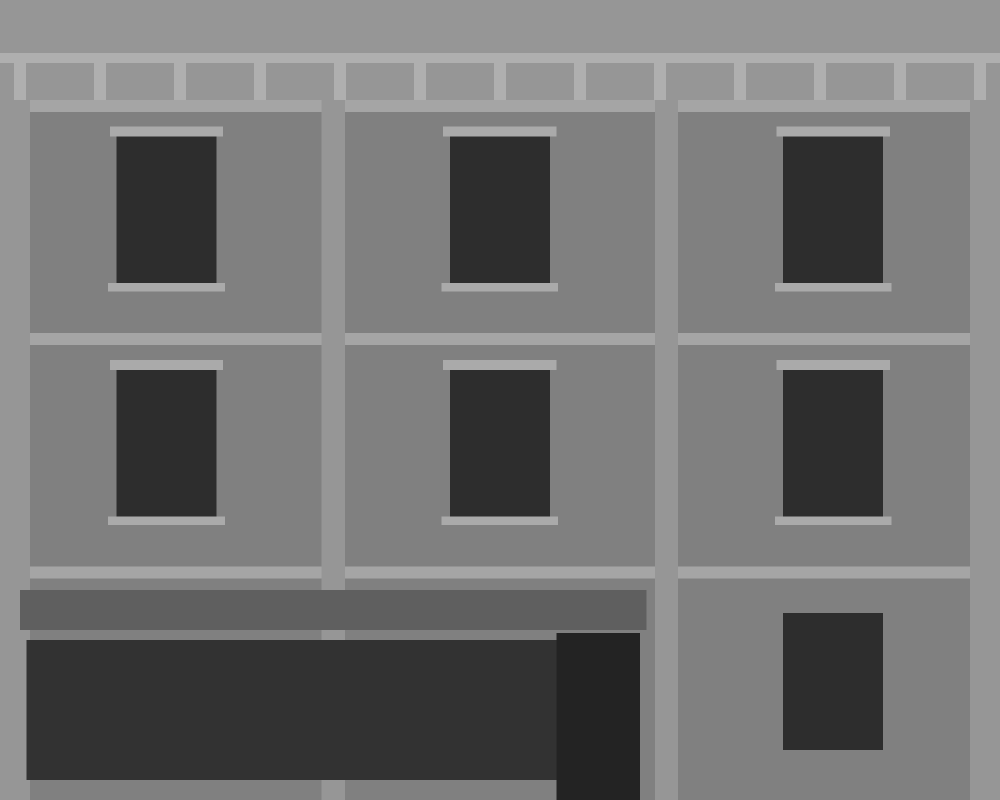
#> input picture gen/templates/module_template_shop.png, 2000 x 1600 px (shown at 1/2 size)
$ python flat_partition.py templates/module_template_shop.png
#> lines starting #> are read from the running program, lines starting #| are printed output that depends on the picture
"""(22. 11., user: "the door upstairs - its angle and its animation make no sense: look at the tilt of the wall with the
door and the wall with the window") The wall between the hallway and the flat, turned the way the flat's window wall is
(Gemini's redraw of tenement_flat, art_src 353): cut out of it, to the kit's scale, as a strip laid over the flat's
drawing at PARTITION_X (main.gd) - its doorway's far jamb on the old hinge (px 570)."""
from PIL import Image
import os, sys
SRC = sys.argv[1] if len(sys.argv) > 1 else r"C:\Users\super\Documents\MobileGames\Ashes in the Rain\art_src\353.jpg"
K = (1096.0 - 103.0) / (1139.0 - 104.0)   # the redraw's floor and ceiling onto the kit's
X0, X1 = 766, 1372                          # the post on the hallway's side ... just past the corner at the back wall
im = Image.open(SRC).convert("RGBA")
im = im.crop((X0, 0, X1, im.height))
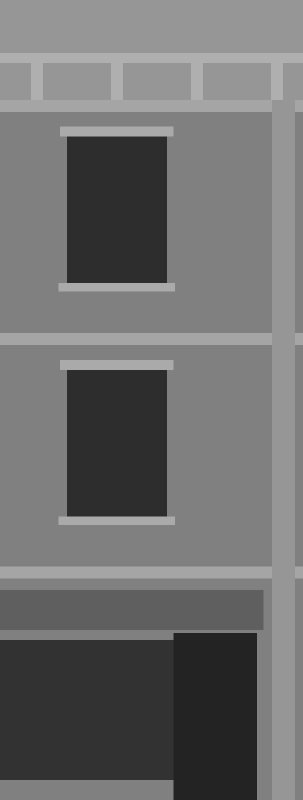
#> im: PIL image 606x1600 RGBA (shown at 1/2 size); mean R, G, B, A 110.3, 110.3, 110.3, 255
im = im.resize((round(im.width * K), round(im.height * K)), Image.LANCZOS)
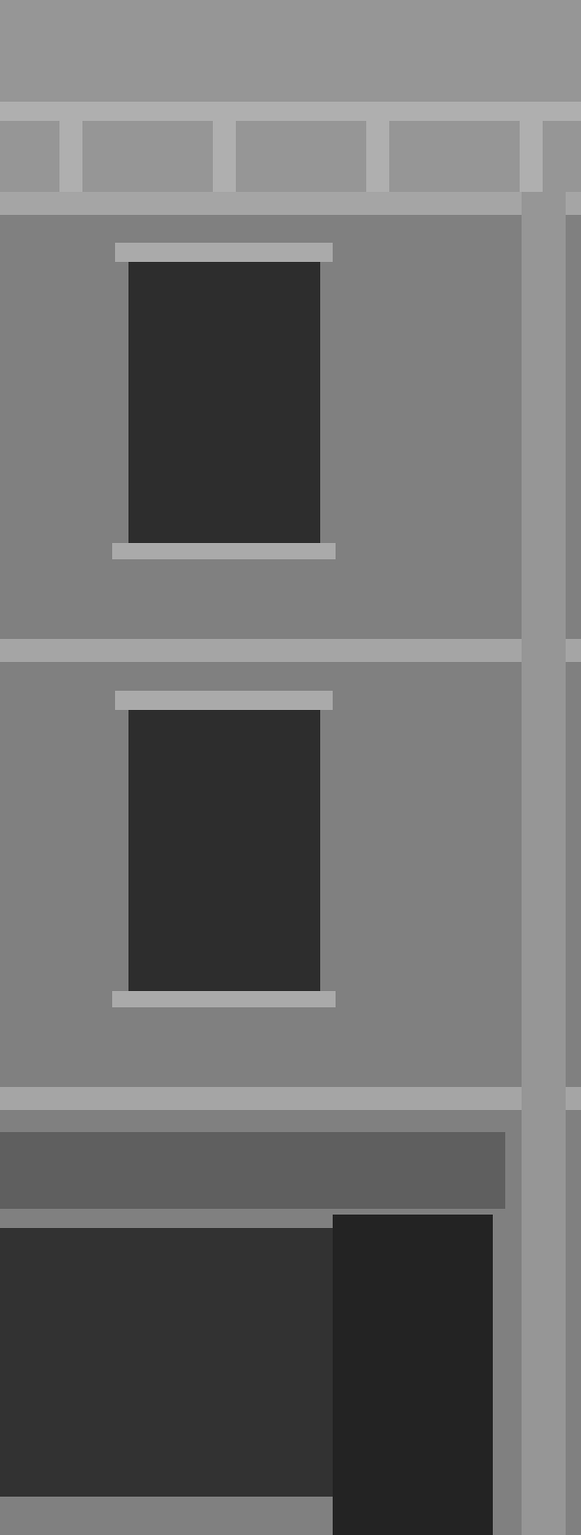
#> im: PIL image 581x1535 RGBA; mean R, G, B, A 110.3, 110.3, 110.3, 255
out = Image.new("RGBA", (im.width, 1112), (0, 0, 0, 255))
out.paste(im, (0, 103 - round(104 * K)))
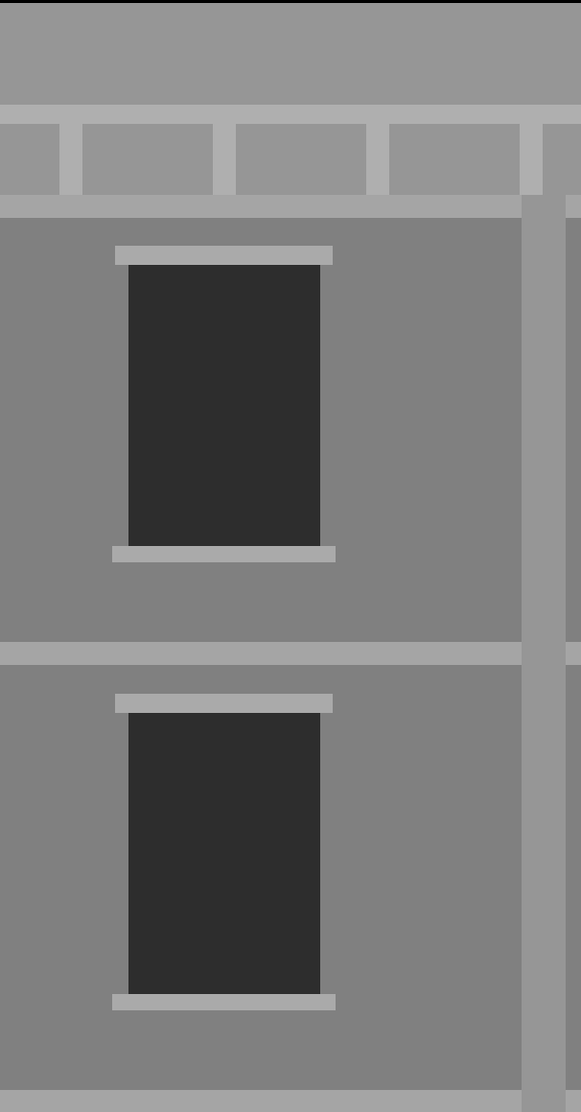
#> out: PIL image 581x1112 RGBA; mean R, G, B, A 122.8, 122.8, 122.8, 255
px = out.load()
F = 12                                      # past the corner it fades into the flat's own wall
for x in range(out.width - F, out.width):
    a = int(255 * (out.width - 1 - x) / F)
    for y in range(1112):
        r, g, b, _ = px[x, y]
        px[x, y] = (r, g, b, a)
out.save(os.path.join(os.path.dirname(__file__), "..", "art", "section", "tenement_partition.png"))
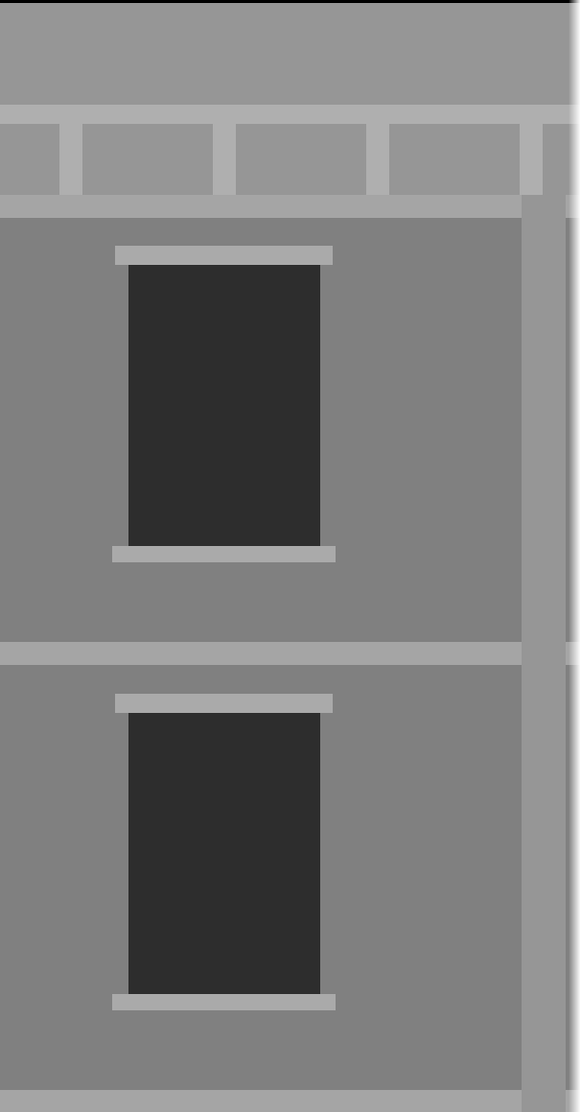
#> saved as tenement_partition.png: PIL image 581x1112 RGBA; mean R, G, B, A 122.8, 122.8, 122.8, 252.1; transparent parts drawn white
print(out.size)
#| (581, 1112)
